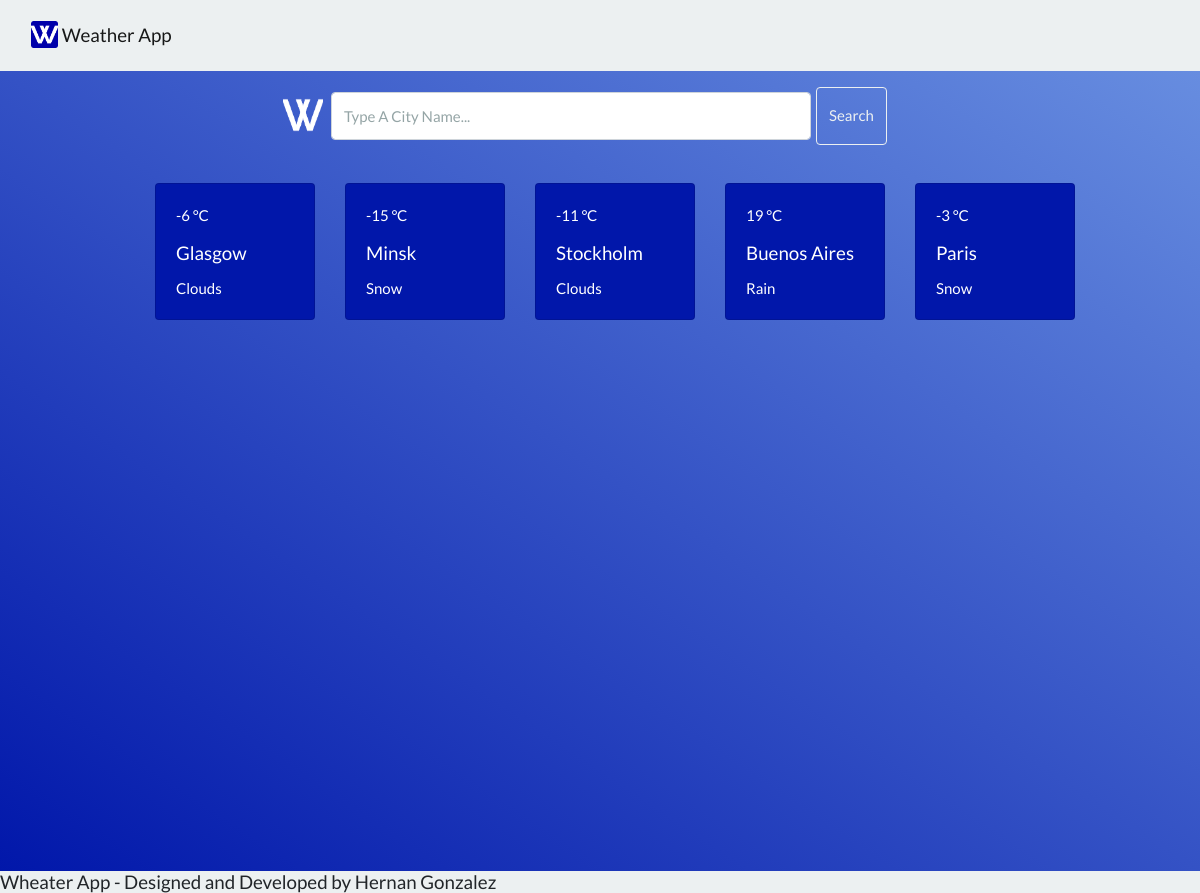
Before: / with the older database file.
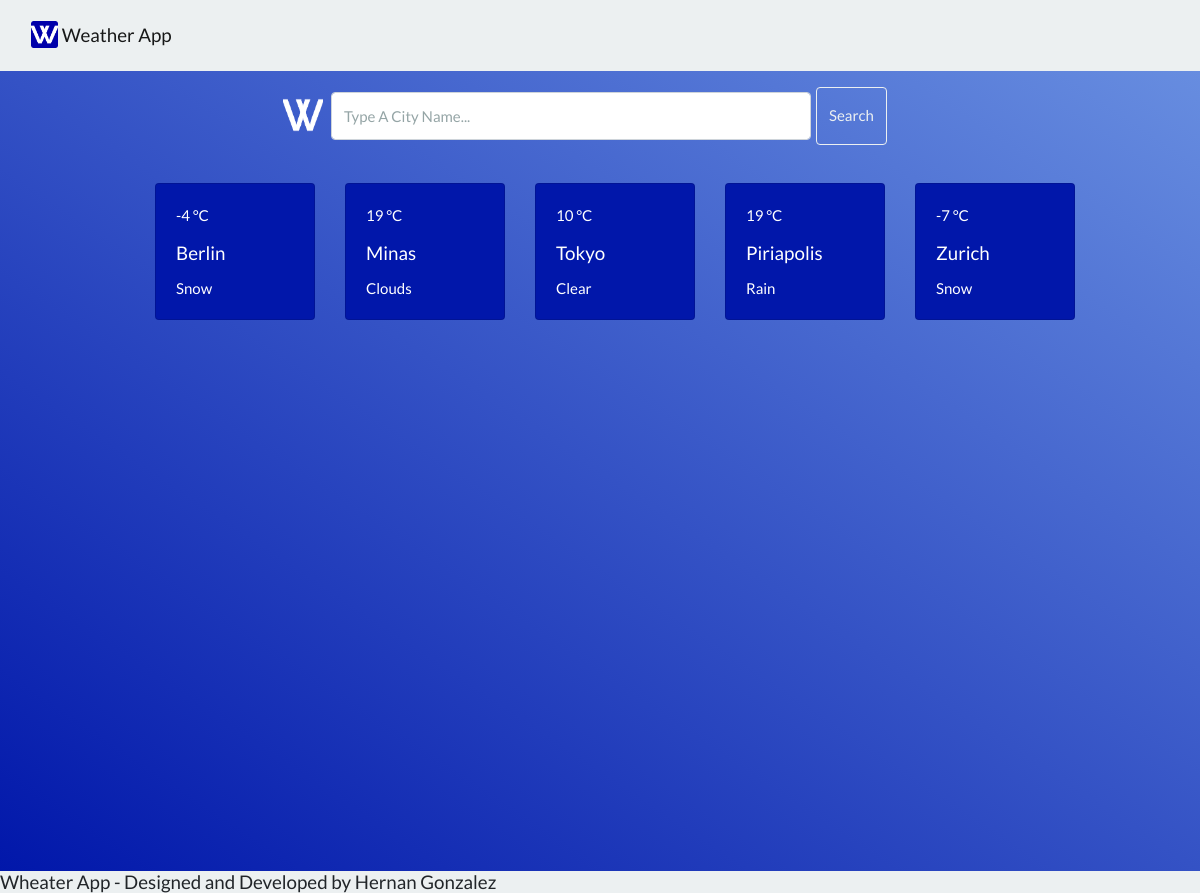
After: the same page with the newer database file.
### backend/models.py (models this page shows, shortened)
class LatestSearch(models.Model):
    city                = models.CharField(max_length=30)
    long                = models.IntegerField()
    lat                 = models.IntegerField()
    weather_main        = models.CharField(max_length=30)
    weather_description = models.CharField(max_length=30)
    weather_icon        = models.CharField(max_length=30)
    temperature         = models.IntegerField()
    feels_like          = models.IntegerField()
    temp_min            = models.IntegerField()
    temp_max            = models.IntegerField()
    pressure            = models.IntegerField()
    humidity            = models.IntegerField()
    visibility          = models.IntegerField()
    wind_speed          = models.IntegerField()
    wind_deg            = models.IntegerField()
    clouds              = models.IntegerField()
    def getId(self):
        return self.pk
    def getCelsiusTemperature(self):
        return round(kelvinToCelsius(self.temperature))

### backend/views.py (the view)
# urls.py: path('', views.index),
def index(request):
    cities = City.objects.all().values()
    favourite_cities = FavouriteCity.objects.all().order_by('-id')[:5]
    header = Headers.objects.get(name='index_header')
    latest_search = LatestSearch.objects.all().order_by('-id')[:5]
    return render(request, 'index.html', {
        'city': cities,
        'header': header,
        'latest_search': latest_search,
        'favourite_cities': favourite_cities
        })

### backend/helpers.py (called while the page is built)
def kelvinToCelsius(temp):
    return round(temp - 273.15)

### frontend/templates/index.html (shortened to what this page needs)
{% extends 'base.html' %}
{% block content %}
<div class="containert" id="main-container-index">
    <div class="flex-container">
        <div class="row">
            <form id="search-form">{% csrf_token %}
                <div class="flex-item">
                    <img src="static/images/w-icon-nobg-sm.png" alt="" class="flex-item">
                    <input type="text" class="flex-item form-control" placeholder="Type a city name..." aria-label="Recipient's username" aria-describedby="button-addon2">
                    <button class="flex-item btn btn-outline-light" type="submit" id="button-addon2">Search</button>
                </div>
            </form>
        </div>
        <div class="row col-12 justify-content-center">
            {% if latest_search %}
                {% for search in latest_search %}
                <div class="col-2">
                    <div class="weather-result">
                        <div class="col">
                            <div class="card card-weather">
                                <div class="card-body">
                                    <p class="card-text latest-r-temp" >{{search.getCelsiusTemperature}} °C</p>
                                    <h5 class="card-title latest-r-title" >{{search.city}}</h5>
                                    <p class="card-text latest-r-main" >{{search.weather_main}}</p>
                                </div>
                            </div>
                        </div>
                    </div>
                </div>
                {% endfor %}
            {% endif %}
        </div>
    </div>
</div>
{% endblock %}

### frontend/templates/base.html (shortened to what this page needs)
<!DOCTYPE html>
<html lang="en">
<head>
    <link rel="stylesheet" href="/static/css/styles.css">
    <link rel="stylesheet" href="/static/css/bootstrap.min.css">
</head>
<body>
    <div class="root">
            {% include 'navbar.html' %}
        <div class="container-fluid bg-light-blue" id="main-container">
            {% block content %} {% endblock %}
        </div>
    {% include 'footer.html' %}
    </div>
</body>
</html>

### frontend/templates/navbar.html
{% block content %}
<nav class="navbar navbar-light bg-light navbar-h">
    <div class="container-fluid">
      <a class="navbar-brand" href="#">
        <img src="static/images/w-icon-sm.png" alt="I" width="27" height="27" class="d-inline-block align-top">
        Weather App
      </a>
    </div>
  </nav>
{% endblock %}

### frontend/templates/footer.html
{% block content %}
<div class="div bg-light">
        <h5 class="footer">Wheater App - Designed and Developed by Hernan Gonzalez</h5>
</div>
{% endblock %}

### frontend/static/css/styles.css (style rules this page uses)
html { min-height: 100%; }
body { min-height: 100%; }
.bg-light-blue { background-color: #0117aa; color: #fff; background: linear-gradient(to top right,#0117aa, #678de0); }
#main-container { display: flex; height: 100vh; }
.footer { margin: auto; }
#main-container-index { width: 100%; height: 100%; margin: auto; }
.flex-container { display: flex; flex-flow: row wrap; justify-content: center; }
#search-form { padding: 1rem 10rem; width: 60rem; height: 7rem; }
.flex-item { display: flex; flex-wrap: wrap; }
input.flex-item { width: 30rem; height: 3rem; margin: 5px; border-radius: 4px; }
img.flex-item { width: 2.5rem; height: 3rem; margin: 4px 3px 0; }
.weather-result { display: flex; margin: auto; }
.card-weather { background-color: #0117aa !important; color: #fff !important; cursor: pointer; transition-duration: 0.2s; }
.card-weather { width: 10rem !important; }
input.flex-item { text-transform: capitalize; }

Changed rows visible on the page:
no longer on this page (row unchanged): LatestSearch: getCelsiusTemperature "-6", city "Glasgow", weather_main "Clouds"
no longer on this page (row unchanged): LatestSearch: getCelsiusTemperature "-15", city "Minsk", weather_main "Snow"
no longer on this page (row unchanged): LatestSearch: getCelsiusTemperature "-11", city "Stockholm", weather_main "Clouds"
no longer on this page (row unchanged): LatestSearch: getCelsiusTemperature "19", city "Buenos Aires", weather_main "Rain"
no longer on this page (row unchanged): LatestSearch: getCelsiusTemperature "-3", city "Paris", weather_main "Snow"
added LatestSearch: getCelsiusTemperature "-4", city "Berlin", weather_main "Snow"
added LatestSearch: getCelsiusTemperature "19", city "Minas", weather_main "Clouds"
added LatestSearch: getCelsiusTemperature "10", city "Tokyo", weather_main "Clear"
added LatestSearch: getCelsiusTemperature "19", city "Piriapolis", weather_main "Rain"
added LatestSearch: getCelsiusTemperature "-7", city "Zurich", weather_main "Snow"
